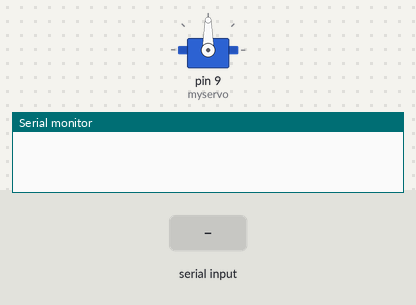
A sketch run on a simulated Arduino Uno, built with avr-gcc and run on an emulated ATmega328P. Parts: servo, the last lines printed to the serial monitor. Inputs (shaded band) come from the test bench.

Above: at 1.2 s.
1.3 s: "30,150\n" received over Serial
At 2.5 s:
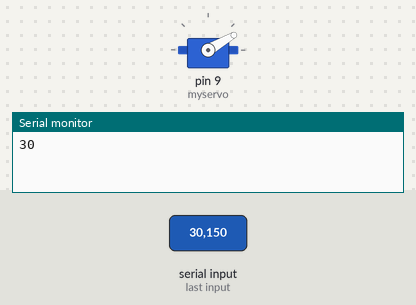
2.8 s: "5\n" received over Serial
At 3.6 s:
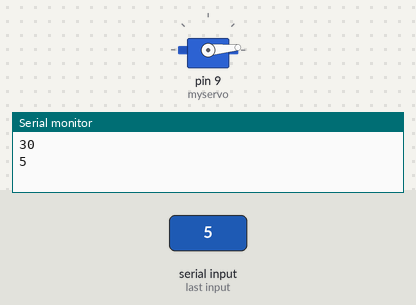
4.3 s: "200\n" received over Serial
At 4.8 s:
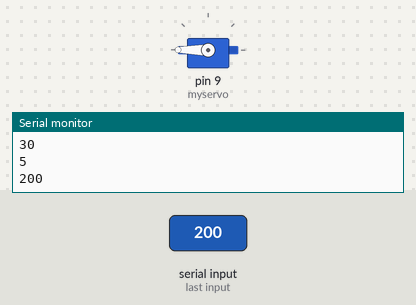
5.8 s: "90,45\n" received over Serial
At 7.2 s:
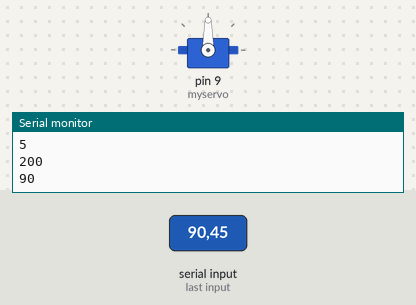
Timing chart, 0 to 8.3 s (numbered marks = the images above; inputs shaded):
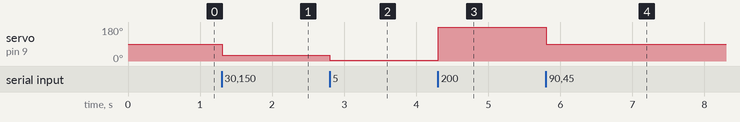

The sketch:

servomotor_control.ino
```cpp
#include <Servo.h>
Servo myservo;
int val;
void setup() {
   Serial.begin(9600);
    myservo.attach(9);
}

void loop() {
  String receivedStr = "";
  if(Serial.available())
  {
    receivedStr = Serial.readStringUntil('\n');
    val = receivedStr.toInt();
    Serial.println(val);
    myservo.write(val);
    delay(15);
  }
}
```

Measured:
- after the input at 1.3 s, servo on pin 9 (myservo): 90° → 30° at once
- after the input at 2.8 s, servo on pin 9 (myservo): 30° → 5° at once
- after the input at 4.3 s, servo on pin 9 (myservo): 5° → 180° at once
- after the input at 5.8 s, servo on pin 9 (myservo): 180° → 90° at once
